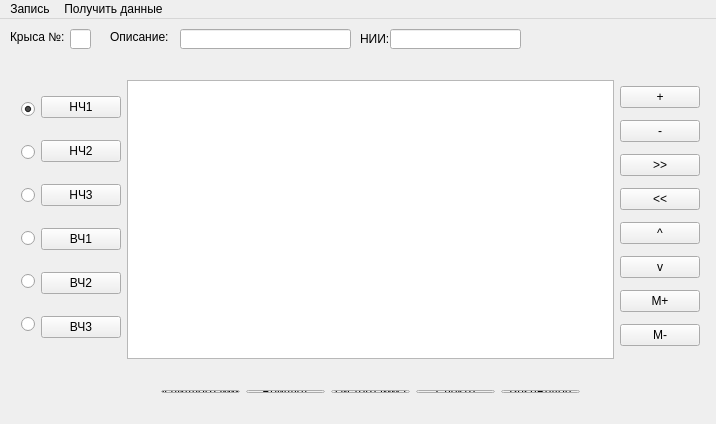
<?xml version="1.0" encoding="UTF-8"?>
<ui version="4.0">
 <class>MainWindow</class>
 <widget class="QMainWindow" name="MainWindow">
  <property name="geometry">
   <rect>
    <x>0</x>
    <y>0</y>
    <width>716</width>
    <height>424</height>
   </rect>
  </property>
  <property name="sizePolicy">
   <sizepolicy hsizetype="Preferred" vsizetype="Preferred">
    <horstretch>0</horstretch>
    <verstretch>0</verstretch>
   </sizepolicy>
  </property>
  <property name="minimumSize">
   <size>
    <width>716</width>
    <height>424</height>
   </size>
  </property>
  <property name="maximumSize">
   <size>
    <width>716</width>
    <height>424</height>
   </size>
  </property>
  <property name="windowTitle">
   <string>MainWindow</string>
  </property>
  <property name="windowIcon">
   <iconset resource="res.qrc">
    <normaloff>:/images/Main Icon.png</normaloff>:/images/Main Icon.png</iconset>
  </property>
  <property name="styleSheet">
   <string notr="true"/>
  </property>
  <property name="tabShape">
   <enum>QTabWidget::Rounded</enum>
  </property>
  <widget class="QWidget" name="centralWidget">
   <widget class="QLabel" name="ratNumberLabel">
    <property name="geometry">
     <rect>
      <x>10</x>
      <y>10</y>
      <width>61</width>
      <height>16</height>
     </rect>
    </property>
    <property name="text">
     <string>Крыса №:</string>
    </property>
   </widget>
   <widget class="QLineEdit" name="ratNumberLineEdit">
    <property name="geometry">
     <rect>
      <x>70</x>
      <y>10</y>
      <width>21</width>
      <height>20</height>
     </rect>
    </property>
    <property name="readOnly">
     <bool>true</bool>
    </property>
   </widget>
   <widget class="QLineEdit" name="ratDescLineEdit">
    <property name="geometry">
     <rect>
      <x>180</x>
      <y>10</y>
      <width>171</width>
      <height>20</height>
     </rect>
    </property>
    <property name="readOnly">
     <bool>true</bool>
    </property>
   </widget>
   <widget class="QLabel" name="ratDescLabel">
    <property name="geometry">
     <rect>
      <x>110</x>
      <y>10</y>
      <width>61</width>
      <height>16</height>
     </rect>
    </property>
    <property name="text">
     <string>Описание: </string>
    </property>
   </widget>
   <widget class="QWidget" name="horizontalLayoutWidget">
    <property name="geometry">
     <rect>
      <x>10</x>
      <y>50</y>
      <width>701</width>
      <height>301</height>
     </rect>
    </property>
    <layout class="QHBoxLayout" name="horizontalLayout">
     <item>
      <layout class="QVBoxLayout" name="verticalLayout_3">
       <item>
        <widget class="QRadioButton" name="LF1RadioButton">
         <property name="text">
          <string/>
         </property>
         <property name="checked">
          <bool>true</bool>
         </property>
        </widget>
       </item>
       <item>
        <widget class="QRadioButton" name="LF2RadioButton">
         <property name="text">
          <string/>
         </property>
        </widget>
       </item>
       <item>
        <widget class="QRadioButton" name="LF3RadioButton">
         <property name="text">
          <string/>
         </property>
        </widget>
       </item>
       <item>
        <widget class="QRadioButton" name="HF1RadioButton">
         <property name="text">
          <string/>
         </property>
        </widget>
       </item>
       <item>
        <widget class="QRadioButton" name="HF2RadioButton">
         <property name="text">
          <string/>
         </property>
        </widget>
       </item>
       <item>
        <widget class="QRadioButton" name="HF3RadioButton">
         <property name="text">
          <string/>
         </property>
        </widget>
       </item>
      </layout>
     </item>
     <item>
      <layout class="QVBoxLayout" name="verticalLayout" stretch="0,0,0,0,0,0">
       <property name="spacing">
        <number>6</number>
       </property>
       <property name="sizeConstraint">
        <enum>QLayout::SetDefaultConstraint</enum>
       </property>
       <property name="leftMargin">
        <number>0</number>
       </property>
       <property name="rightMargin">
        <number>0</number>
       </property>
       <item>
        <widget class="QPushButton" name="LF1Button">
         <property name="text">
          <string>НЧ1</string>
         </property>
        </widget>
       </item>
       <item>
        <widget class="QPushButton" name="LF2Button">
         <property name="text">
          <string>НЧ2</string>
         </property>
        </widget>
       </item>
       <item>
        <widget class="QPushButton" name="LF3Button">
         <property name="text">
          <string>НЧ3</string>
         </property>
        </widget>
       </item>
       <item>
        <widget class="QPushButton" name="HF1Button">
         <property name="text">
          <string>ВЧ1</string>
         </property>
        </widget>
       </item>
       <item>
        <widget class="QPushButton" name="HF2Button">
         <property name="text">
          <string>ВЧ2</string>
         </property>
        </widget>
       </item>
       <item>
        <widget class="QPushButton" name="HF3Button">
         <property name="text">
          <string>ВЧ3</string>
         </property>
        </widget>
       </item>
      </layout>
     </item>
     <item>
      <widget class="ECGChartView" name="graphicsView"/>
     </item>
     <item>
      <layout class="QVBoxLayout" name="verticalLayout_2">
       <item>
        <widget class="QPushButton" name="zoomInButton">
         <property name="text">
          <string>+</string>
         </property>
        </widget>
       </item>
       <item>
        <widget class="QPushButton" name="zoomOutButton">
         <property name="text">
          <string>-</string>
         </property>
        </widget>
       </item>
       <item>
        <widget class="QPushButton" name="scrollRightButton">
         <property name="text">
          <string>&gt;&gt;</string>
         </property>
        </widget>
       </item>
       <item>
        <widget class="QPushButton" name="scrollLeftButton">
         <property name="text">
          <string>&lt;&lt;</string>
         </property>
        </widget>
       </item>
       <item>
        <widget class="QPushButton" name="scrollUpButton">
         <property name="text">
          <string>^</string>
         </property>
        </widget>
       </item>
       <item>
        <widget class="QPushButton" name="scrollDawnButton">
         <property name="text">
          <string>v</string>
         </property>
        </widget>
       </item>
       <item>
        <widget class="QPushButton" name="scaleInButton">
         <property name="text">
          <string>M+</string>
         </property>
        </widget>
       </item>
       <item>
        <widget class="QPushButton" name="scaleOutButton">
         <property name="text">
          <string>M-</string>
         </property>
        </widget>
       </item>
      </layout>
     </item>
    </layout>
   </widget>
   <widget class="QLabel" name="ratRILabel">
    <property name="geometry">
     <rect>
      <x>360</x>
      <y>10</y>
      <width>31</width>
      <height>20</height>
     </rect>
    </property>
    <property name="text">
     <string>НИИ:</string>
    </property>
   </widget>
   <widget class="QLineEdit" name="ratRILineEdit">
    <property name="geometry">
     <rect>
      <x>390</x>
      <y>10</y>
      <width>131</width>
      <height>20</height>
     </rect>
    </property>
    <property name="readOnly">
     <bool>true</bool>
    </property>
   </widget>
   <widget class="QWidget" name="layoutWidget">
    <property name="geometry">
     <rect>
      <x>150</x>
      <y>360</y>
      <width>441</width>
      <height>25</height>
     </rect>
    </property>
    <layout class="QHBoxLayout" name="horizontalLayout_2">
     <item>
      <widget class="QPushButton" name="waveformButton">
       <property name="text">
        <string>Осциллограмма</string>
       </property>
      </widget>
     </item>
     <item>
      <widget class="QPushButton" name="waveletButton">
       <property name="text">
        <string>Вейвлет</string>
       </property>
      </widget>
     </item>
     <item>
      <widget class="QPushButton" name="histogrammButton">
       <property name="text">
        <string>Гистограмма</string>
       </property>
      </widget>
     </item>
     <item>
      <widget class="QPushButton" name="spectrumButton">
       <property name="text">
        <string>Спектр</string>
       </property>
      </widget>
     </item>
     <item>
      <widget class="QPushButton" name="pushButton">
       <property name="text">
        <string>PushButton</string>
       </property>
      </widget>
     </item>
    </layout>
   </widget>
  </widget>
  <widget class="QMenuBar" name="menuBar">
   <property name="geometry">
    <rect>
     <x>0</x>
     <y>0</y>
     <width>716</width>
     <height>21</height>
    </rect>
   </property>
   <widget class="QMenu" name="menu">
    <property name="title">
     <string>Запись</string>
    </property>
    <addaction name="open_action"/>
    <addaction name="add_action"/>
   </widget>
   <widget class="QMenu" name="menu_2">
    <property name="title">
     <string>Получить данные</string>
    </property>
    <addaction name="ZEtLab_action"/>
    <addaction name="getAll_action"/>
   </widget>
   <addaction name="menu"/>
   <addaction name="menu_2"/>
  </widget>
  <action name="open_action">
   <property name="text">
    <string>Открыть</string>
   </property>
  </action>
  <action name="add_action">
   <property name="text">
    <string>Добавить</string>
   </property>
  </action>
  <action name="ZEtLab_action">
   <property name="text">
    <string>Получить файы ZetLab</string>
   </property>
  </action>
  <action name="getAll_action">
   <property name="text">
    <string>Получить копию всех файлов</string>
   </property>
  </action>
 </widget>
 <layoutdefault spacing="6" margin="11"/>
 <customwidgets>
  <customwidget>
   <class>ECGChartView</class>
   <extends>QGraphicsView</extends>
   <header>ecgchartview.h</header>
  </customwidget>
 </customwidgets>
 <resources>
  <include location="res.qrc"/>
 </resources>
 <connections/>
</ui>
